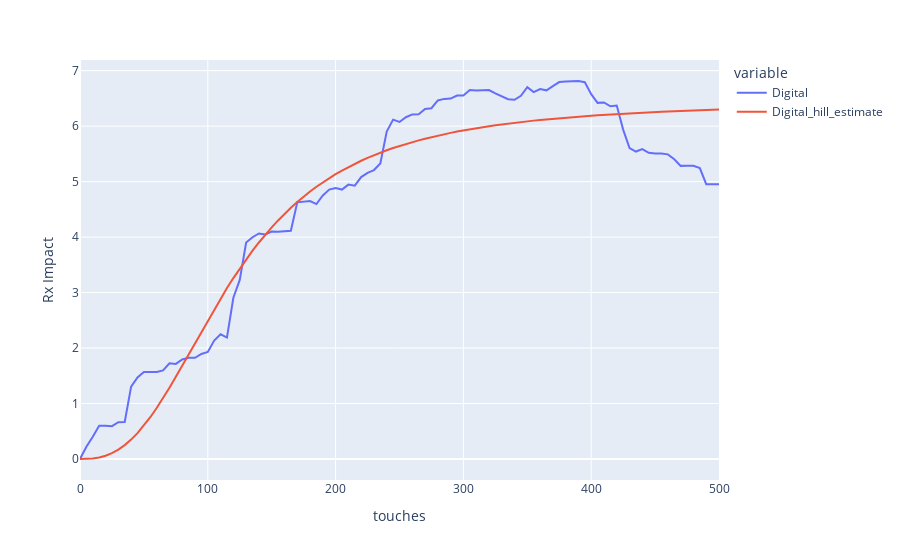

Source (notebook cell):
### Code cell
response_curves.plot(channel3_n['resp_df'], 'touches', ['Digital', 'Digital_hill_estimate'])
